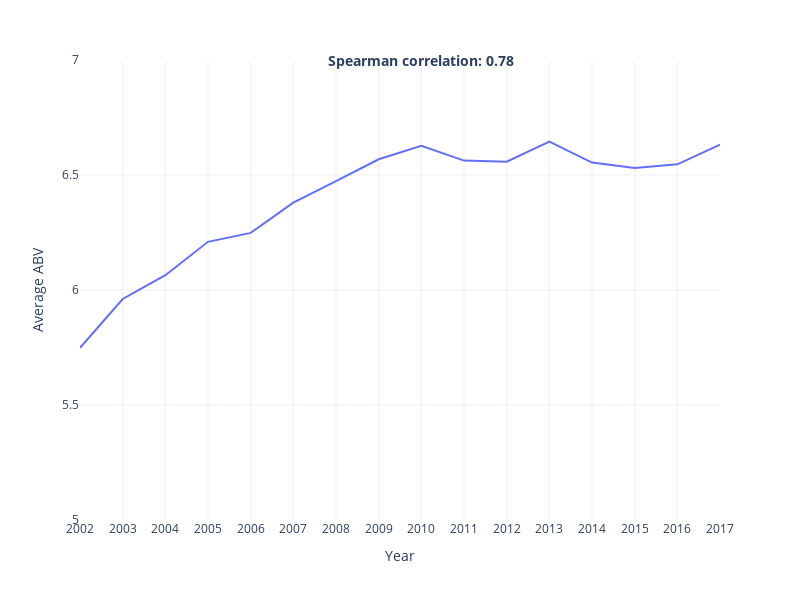

Here is the notebook cell this chart was saved with:
### Markdown cell above
We see that people tends to prefer high ABV beers. We see that low ABV beers tend to score much lower than higher ABV ones. We see that over the years the trend is consistent. We also see that over the year more and more high ABV beers are reviewed which seems that the average ABV drunk globally has increased.

### Code cell
df_ratings_no_text['year'] = df_ratings_no_text['date'].dt.year
avg_abv = df_ratings_no_text.groupby('year').agg({'abv': 'mean'})
avg_abv = avg_abv[(avg_abv.index >= 2002) & (avg_abv.index < 2018)]
avg_abv['year'] = avg_abv.index
corr = avg_abv.corr(method='spearman').iloc[0,1]
fig = px.line(avg_abv)
fig.update_layout(
    xaxis_title='Year',
    yaxis_title='Average ABV',
    xaxis=dict(tickvals=np.arange(2002, 2018, 1)),
    yaxis=dict(range=[5, 7]),
    showlegend=False
)
fig.add_annotation(
    x=2010,
    y=7,
    text=f'<b>Spearman correlation: {corr:.2f}</b>',
    showarrow=False,
    font=dict(size=14)
)
fig.show()

### Figure 1 — Plotly figure (JSON) as saved in the notebook; plotly's stock layout.template omitted (floating-point values rounded to 4 significant figures)
{"data": [{"hovertemplate": "variable=abv<br>index=%{x}<br>value=%{y}<extra></extra>", "legendgroup": "abv", "line": {"color": "#636efa", "dash": "solid"}, "marker": {"symbol": "circle"}, "mode": "lines", "name": "abv", "orientation": "v", "showlegend": true, "type": "scatter", "x": [2002, 2003, 2004, 2005, 2006, 2007, 2008, 2009, 2010, 2011, 2012, 2013, 2014, 2015, 2016, 2017], "xaxis": "x", "y": [5.749, 5.961, 6.064, 6.209, 6.248, 6.38, 6.473, 6.569, 6.627, 6.563, 6.558, 6.645, 6.554, 6.531, 6.546, 6.632], "yaxis": "y"}, {"hovertemplate": "variable=year<br>index=%{x}<br>value=%{y}<extra></extra>", "legendgroup": "year", "line": {"color": "#EF553B", "dash": "solid"}, "marker": {"symbol": "circle"}, "mode": "lines", "name": "year", "orientation": "v", "showlegend": true, "type": "scatter", "x": [2002, 2003, 2004, 2005, 2006, 2007, 2008, 2009, 2010, 2011, 2012, 2013, 2014, 2015, 2016, 2017], "xaxis": "x", "y": [2002, 2003, 2004, 2005, 2006, 2007, 2008, 2009, 2010, 2011, 2012, 2013, 2014, 2015, 2016, 2017], "yaxis": "y"}], "layout": {"annotations": [{"font": {"size": 14}, "showarrow": false, "text": "<b>Spearman correlation: 0.78</b>", "x": 2010, "y": 7}], "height": 600, "legend": {"title": {"text": "variable"}, "tracegroupgap": 0}, "margin": {"t": 60}, "showlegend": false, "width": 800, "xaxis": {"anchor": "y", "domain": [0, 1], "tickvals": [2002, 2003, 2004, 2005, 2006, 2007, 2008, 2009, 2010, 2011, 2012, 2013, 2014, 2015, 2016, 2017], "title": {"text": "Year"}}, "yaxis": {"anchor": "x", "domain": [0, 1], "range": [5, 7], "title": {"text": "Average ABV"}}}}
